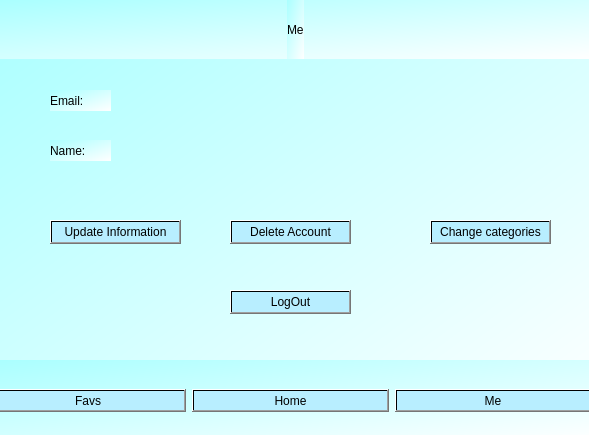
<?xml version="1.0" encoding="UTF-8"?>
<ui version="4.0">
 <class>me_nuser</class>
 <widget class="QDialog" name="me_nuser">
  <property name="windowModality">
   <enum>Qt::ApplicationModal</enum>
  </property>
  <property name="geometry">
   <rect>
    <x>0</x>
    <y>0</y>
    <width>589</width>
    <height>435</height>
   </rect>
  </property>
  <property name="windowTitle">
   <string>Dialog</string>
  </property>
  <property name="styleSheet">
   <string notr="true">background-color: qlineargradient(spread:pad, x1:0, y1:0, x2:1, y2:1, stop:0 rgba(170, 255, 255, 255), stop:1 rgba(255, 255, 255, 255));</string>
  </property>
  <widget class="QWidget" name="horizontalLayoutWidget">
   <property name="geometry">
    <rect>
     <x>-10</x>
     <y>360</y>
     <width>601</width>
     <height>81</height>
    </rect>
   </property>
   <layout class="QHBoxLayout" name="horizontalLayout">
    <item>
     <widget class="QPushButton" name="likes">
      <property name="styleSheet">
       <string notr="true">color: qlineargradient(spread:pad, x1:0, y1:0, x2:1, y2:1, stop:1 rgba(0, 0, 0, 255));
background-color: qlineargradient(spread:pad, x1:0, y1:0, x2:1, y2:1, stop:1 rgba(184, 238, 255, 255));
font: 600 9pt &quot;Sitka Small Semibold&quot;;</string>
      </property>
      <property name="text">
       <string>Favs</string>
      </property>
     </widget>
    </item>
    <item>
     <widget class="QPushButton" name="home">
      <property name="styleSheet">
       <string notr="true">color: qlineargradient(spread:pad, x1:0, y1:0, x2:1, y2:1, stop:1 rgba(0, 0, 0, 255));
background-color: qlineargradient(spread:pad, x1:0, y1:0, x2:1, y2:1, stop:1 rgba(184, 238, 255, 255));
font: 600 9pt &quot;Sitka Small Semibold&quot;;</string>
      </property>
      <property name="text">
       <string>Home</string>
      </property>
     </widget>
    </item>
    <item>
     <widget class="QPushButton" name="me">
      <property name="styleSheet">
       <string notr="true">color: qlineargradient(spread:pad, x1:0, y1:0, x2:1, y2:1, stop:1 rgba(0, 0, 0, 255));
background-color: qlineargradient(spread:pad, x1:0, y1:0, x2:1, y2:1, stop:1 rgba(184, 238, 255, 255));
font: 600 9pt &quot;Sitka Small Semibold&quot;;</string>
      </property>
      <property name="text">
       <string>Me</string>
      </property>
     </widget>
    </item>
   </layout>
  </widget>
  <widget class="QWidget" name="verticalLayoutWidget">
   <property name="geometry">
    <rect>
     <x>0</x>
     <y>0</y>
     <width>591</width>
     <height>59</height>
    </rect>
   </property>
   <layout class="QVBoxLayout" name="top">
    <item alignment="Qt::AlignHCenter">
     <widget class="QLabel" name="label">
      <property name="layoutDirection">
       <enum>Qt::LeftToRight</enum>
      </property>
      <property name="autoFillBackground">
       <bool>false</bool>
      </property>
      <property name="styleSheet">
       <string notr="true">font: 700 40pt &quot;Tw Cen MT Condensed&quot;;
color: qlineargradient(spread:pad, x1:0, y1:0, x2:1, y2:1, stop:1 rgba(0, 0, 0, 255));</string>
      </property>
      <property name="text">
       <string>Me</string>
      </property>
     </widget>
    </item>
   </layout>
  </widget>
  <widget class="QPushButton" name="update">
   <property name="geometry">
    <rect>
     <x>50</x>
     <y>220</y>
     <width>131</width>
     <height>24</height>
    </rect>
   </property>
   <property name="styleSheet">
    <string notr="true">color: qlineargradient(spread:pad, x1:0, y1:0, x2:1, y2:1, stop:1 rgba(0, 0, 0, 255));
background-color: qlineargradient(spread:pad, x1:0, y1:0, x2:1, y2:1, stop:1 rgba(184, 238, 255, 255));
font: 900 9pt &quot;Segoe UI&quot;;</string>
   </property>
   <property name="text">
    <string>Update Information</string>
   </property>
  </widget>
  <widget class="QPushButton" name="delete_2">
   <property name="geometry">
    <rect>
     <x>230</x>
     <y>220</y>
     <width>121</width>
     <height>24</height>
    </rect>
   </property>
   <property name="styleSheet">
    <string notr="true">color: qlineargradient(spread:pad, x1:0, y1:0, x2:1, y2:1, stop:1 rgba(0, 0, 0, 255));
background-color: qlineargradient(spread:pad, x1:0, y1:0, x2:1, y2:1, stop:1 rgba(184, 238, 255, 255));
font: 900 9pt &quot;Segoe UI&quot;;</string>
   </property>
   <property name="text">
    <string>Delete Account</string>
   </property>
  </widget>
  <widget class="QLabel" name="label_3">
   <property name="geometry">
    <rect>
     <x>50</x>
     <y>90</y>
     <width>61</width>
     <height>21</height>
    </rect>
   </property>
   <property name="styleSheet">
    <string notr="true">color: qlineargradient(spread:pad, x1:0, y1:0, x2:1, y2:1, stop:1 rgba(0, 0, 0, 255));
font: 700 11pt &quot;Segoe UI&quot;;</string>
   </property>
   <property name="text">
    <string>Email:</string>
   </property>
  </widget>
  <widget class="QLabel" name="label_4">
   <property name="geometry">
    <rect>
     <x>50</x>
     <y>140</y>
     <width>61</width>
     <height>21</height>
    </rect>
   </property>
   <property name="styleSheet">
    <string notr="true">color: qlineargradient(spread:pad, x1:0, y1:0, x2:1, y2:1, stop:1 rgba(0, 0, 0, 255));
font: 700 11pt &quot;Segoe UI&quot;;</string>
   </property>
   <property name="text">
    <string>Name:</string>
   </property>
  </widget>
  <widget class="QPushButton" name="logout">
   <property name="geometry">
    <rect>
     <x>230</x>
     <y>290</y>
     <width>121</width>
     <height>24</height>
    </rect>
   </property>
   <property name="styleSheet">
    <string notr="true">color: qlineargradient(spread:pad, x1:0, y1:0, x2:1, y2:1, stop:1 rgba(0, 0, 0, 255));
background-color: qlineargradient(spread:pad, x1:0, y1:0, x2:1, y2:1, stop:1 rgba(184, 238, 255, 255));
font: 900 9pt &quot;Segoe UI&quot;;</string>
   </property>
   <property name="text">
    <string>LogOut</string>
   </property>
  </widget>
  <widget class="QPushButton" name="ch_categories">
   <property name="geometry">
    <rect>
     <x>430</x>
     <y>220</y>
     <width>121</width>
     <height>24</height>
    </rect>
   </property>
   <property name="styleSheet">
    <string notr="true">color: qlineargradient(spread:pad, x1:0, y1:0, x2:1, y2:1, stop:1 rgba(0, 0, 0, 255));
background-color: qlineargradient(spread:pad, x1:0, y1:0, x2:1, y2:1, stop:1 rgba(184, 238, 255, 255));
font: 900 9pt &quot;Segoe UI&quot;;</string>
   </property>
   <property name="text">
    <string>Change categories</string>
   </property>
  </widget>
  <zorder>delete_2</zorder>
  <zorder>horizontalLayoutWidget</zorder>
  <zorder>verticalLayoutWidget</zorder>
  <zorder>update</zorder>
  <zorder>label_3</zorder>
  <zorder>label_4</zorder>
  <zorder>logout</zorder>
  <zorder>ch_categories</zorder>
 </widget>
 <resources/>
 <connections/>
</ui>
